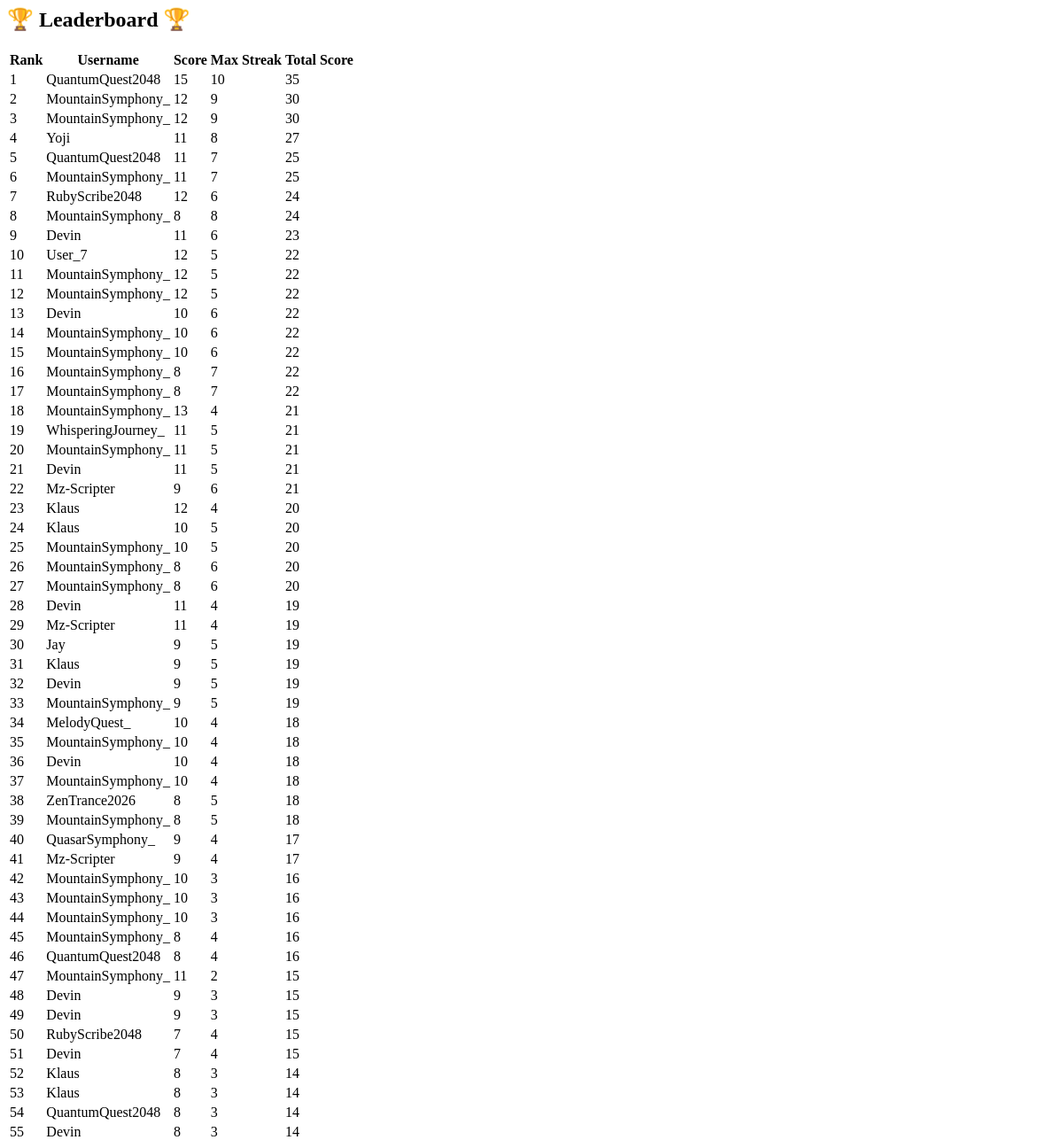
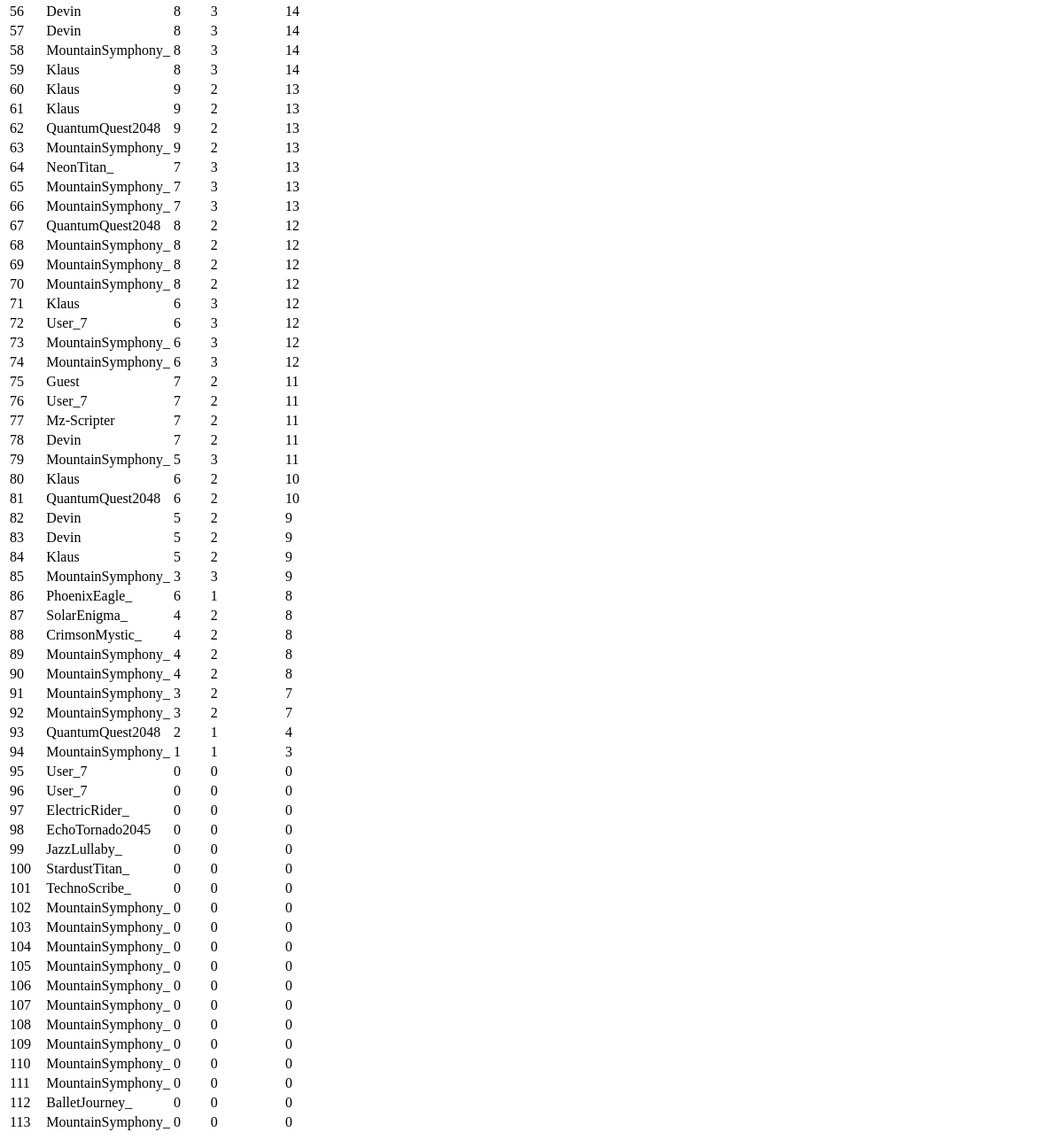
The page /leaderboard/ on the database as committed earlier (2 pictures, top to bottom).
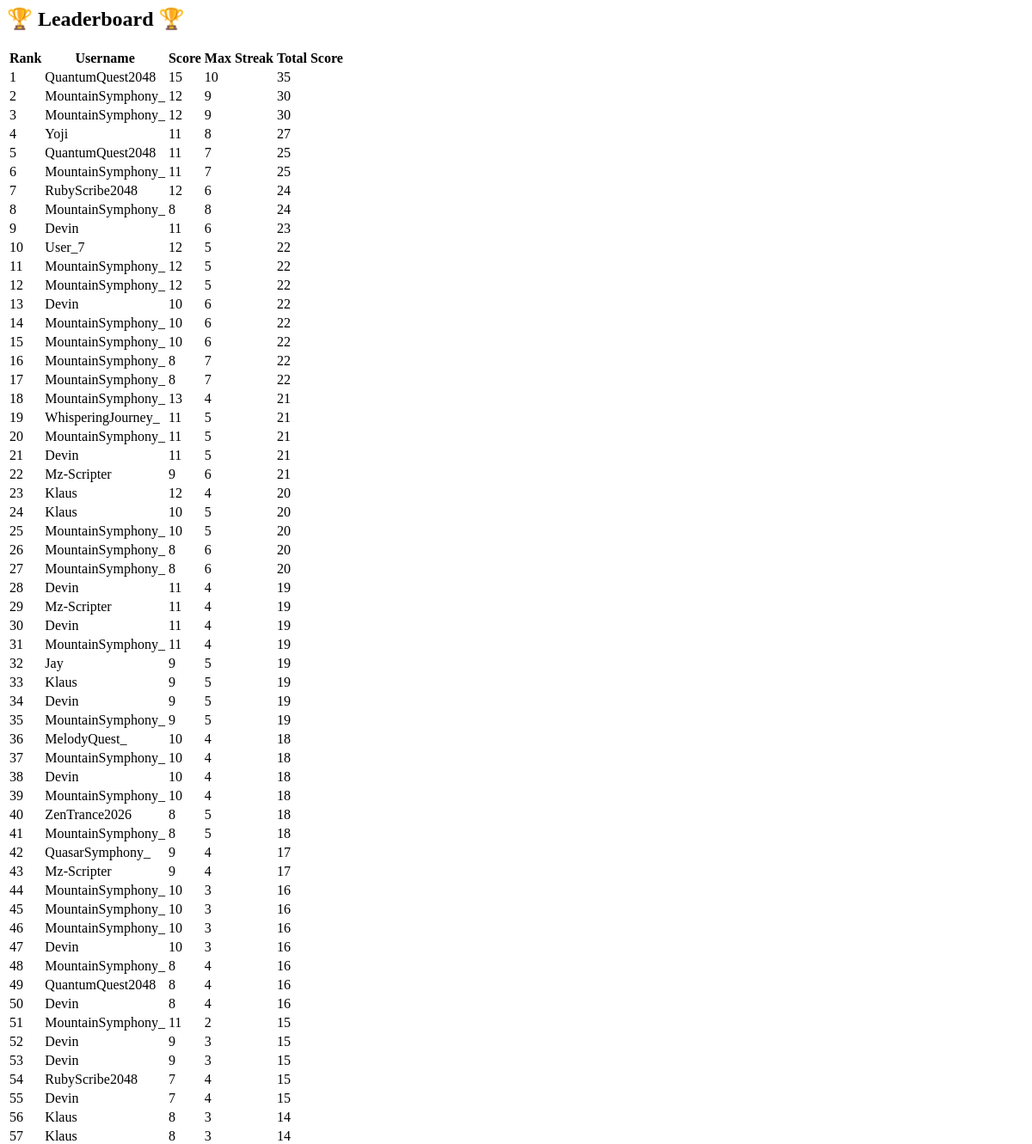
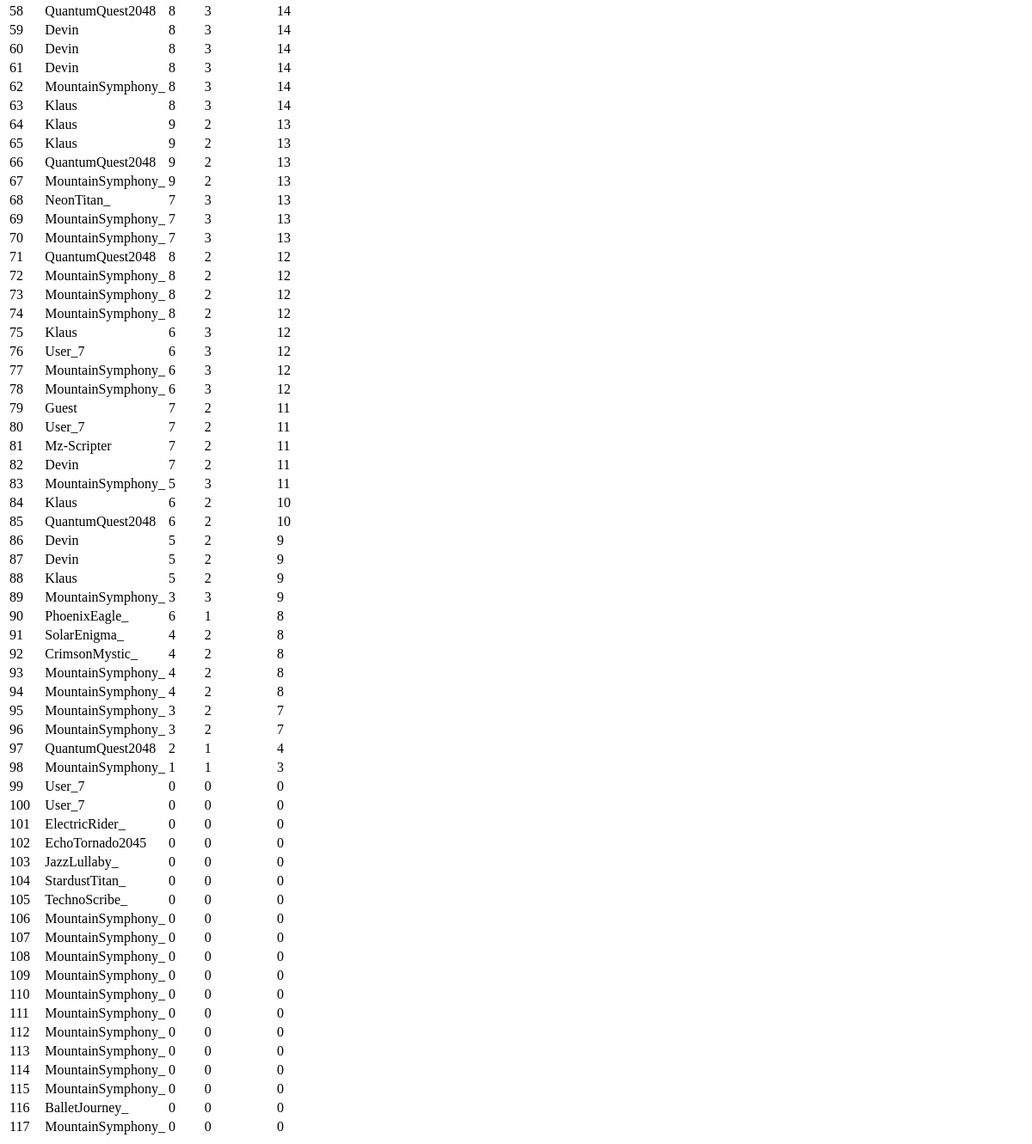
The same page on the database as committed later (2 pictures, top to bottom).
### game/models.py (models this page shows, shortened)
class Leaderboard(models.Model):
    username = models.CharField(max_length=50)
    score = models.IntegerField(default=0)
    max_streak = models.IntegerField(default=0)
    total_score = models.IntegerField(default=0)

### game/views.py (the view)
# urls.py: path('leaderboard/', views.leaderboard_view, name='leaderboard'),
def leaderboard_view(request):
    top_players = Leaderboard.objects.order_by('-total_score', '-score', '-max_streak')
    return render(request, 'game/leaderboard.html', {"players": top_players})

### game/templates/game/leaderboard.html
<h2>🏆 Leaderboard 🏆</h2>
<table>
    <tr>
        <th>Rank</th>
        <th>Username</th>
        <th>Score</th>
        <th>Max Streak</th>
        <th>Total Score</th>
    </tr>
    {% for player in players %}
        <tr>
            <td>{{ forloop.counter }}</td>
            <td>{{ player.username }}</td>
            <td>{{ player.score }}</td>
            <td>{{ player.max_streak }}</td>
            <td>{{ player.total_score }}</td>
        </tr>
    {% endfor %}
</table>

Rows that differ between the two databases and show on the page:
added Leaderboard: username "Devin", score "11", max_streak "4", total_score "19"
added Leaderboard: username "MountainSymphony_", score "11", max_streak "4", total_score "19"
added Leaderboard: username "Devin", score "10", max_streak "3", total_score "16"
added Leaderboard: username "Devin", score "8", max_streak "4", total_score "16"
